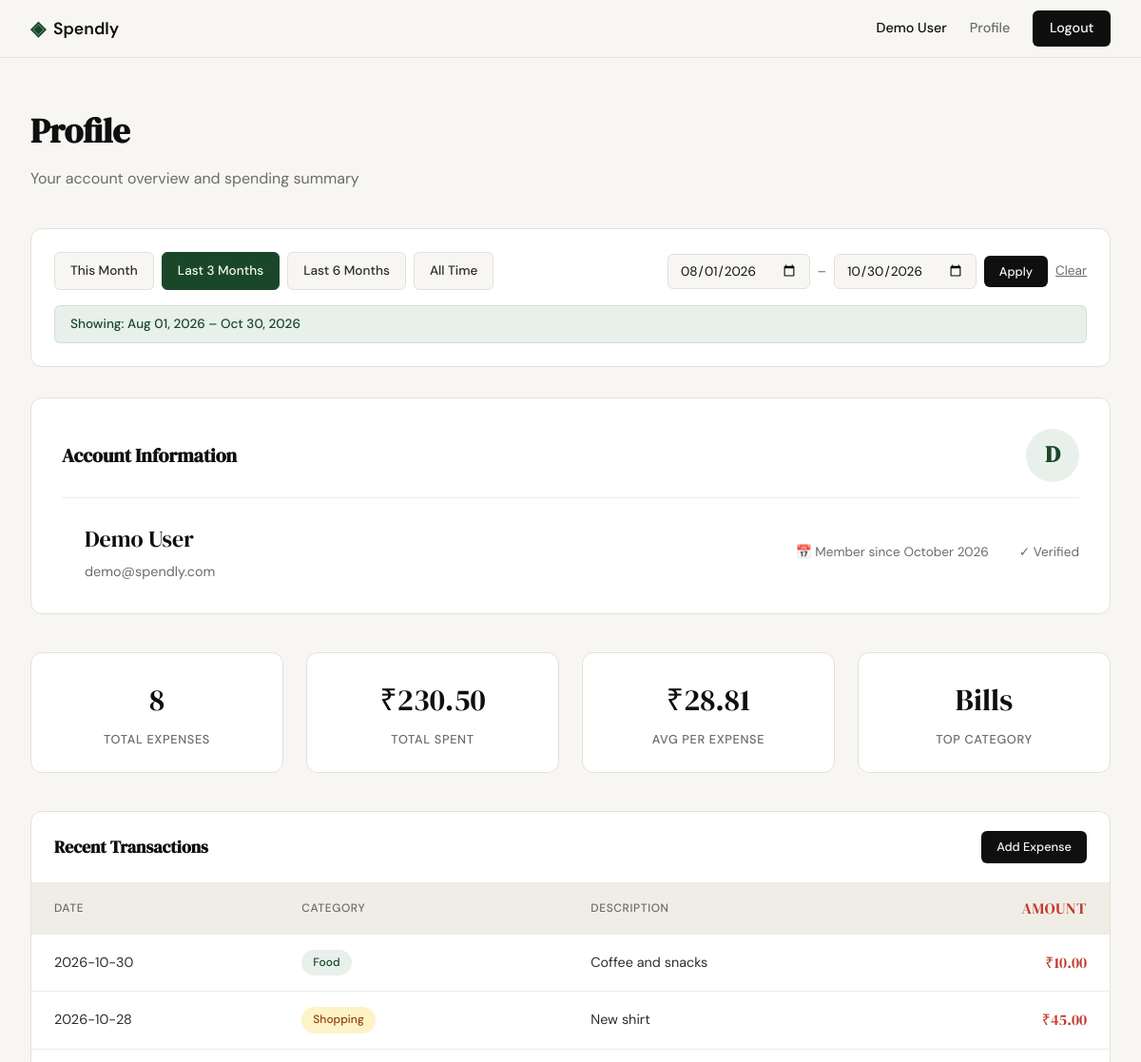
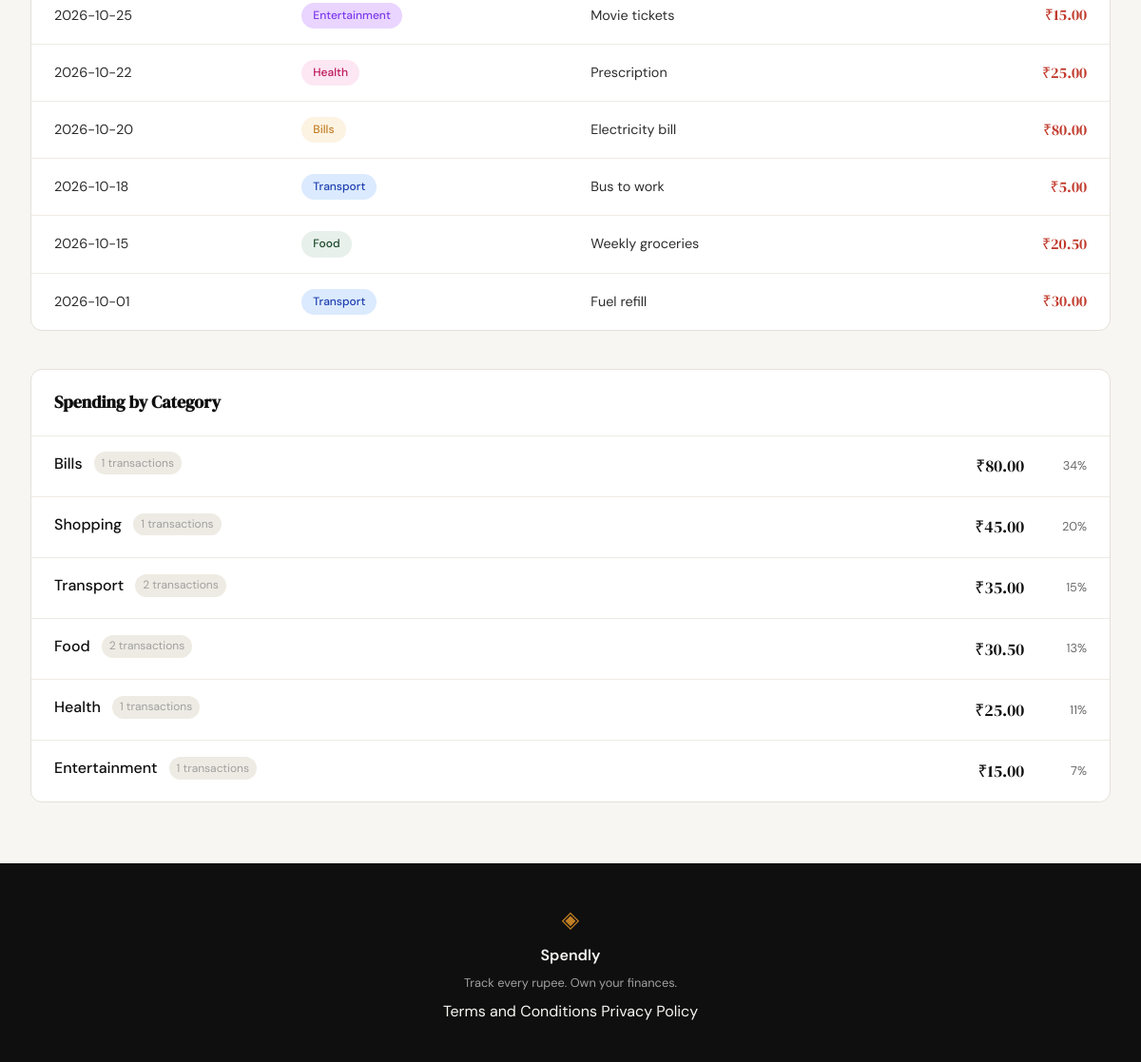
The page /profile?date_from=2026-08-01&date_to=2026-10-30 (signed in) on the database its author committed (2 pictures, top to bottom).
### tables this page shows
CREATE TABLE users (
            id INTEGER PRIMARY KEY AUTOINCREMENT,
            name TEXT NOT NULL,
            email TEXT UNIQUE NOT NULL,
            password_hash TEXT NOT NULL,
            created_at TEXT DEFAULT CURRENT_TIMESTAMP
        );

CREATE TABLE expenses (
            id INTEGER PRIMARY KEY AUTOINCREMENT,
            user_id INTEGER NOT NULL REFERENCES users(id),
            amount REAL NOT NULL,
            category TEXT NOT NULL,
            date TEXT NOT NULL,
            description TEXT,
            created_at TEXT DEFAULT CURRENT_TIMESTAMP
        );

### app.py (the view)
@app.route("/profile")
def profile():
    if not session.get("user_id"):
        flash("Please sign in to view your profile", "error")
        return redirect(url_for("login"))
    user_id = session["user_id"]
    user = get_user_profile(user_id)
    if not user:
        flash("User not found", "error")
        return redirect(url_for("logout"))
    date_from_str = request.args.get("date_from", "").strip()
    date_to_str = request.args.get("date_to", "").strip()
    date_from = None
    date_to = None
    active_preset = None
    if date_from_str:
        try:
            datetime.strptime(date_from_str, "%Y-%m-%d")
            date_from = date_from_str
        except ValueError:
            pass  # Invalid format - ignore
    if date_to_str:
        try:
            datetime.strptime(date_to_str, "%Y-%m-%d")
            date_to = date_to_str
        except ValueError:
            pass  # Invalid format - ignore
    if date_from and date_to and date_from > date_to:
        flash("Start date must be before end date.", "error")
        date_from = None
        date_to = None
    today = datetime.now().date()
    presets = {
        "this_month": {
            "label": "This Month",
            "date_from": today.replace(day=1).isoformat(),
            "date_to": today.isoformat()
        },
        "last_3_months": {
            "label": "Last 3 Months",
            "date_from": (today - timedelta(days=90)).isoformat(),
            "date_to": today.isoformat()
        },
        "last_6_months": {
            "label": "Last 6 Months",
            "date_from": (today - timedelta(days=180)).isoformat(),
            "date_to": today.isoformat()
        }
    }
    if date_from and date_to:
        for key, preset in presets.items():
            if preset["date_from"] == date_from and preset["date_to"] == date_to:
                active_preset = key
                break
    stats_raw = get_summary_stats(user_id, date_from, date_to)
    transactions = get_recent_transactions(user_id, limit=10, date_from=date_from, date_to=date_to)
    categories = get_category_breakdown(user_id, date_from, date_to)
    stats = {
        "total_expenses": stats_raw["transaction_count"],
        "total_spent": stats_raw["total_spent"],
        "avg_per_expense": round(stats_raw["avg_per_expense"], 2) if stats_raw["transaction_count"] > 0 else 0,
        "top_category": stats_raw["top_category"] or "—"
    }
    filter_display = None
    if date_from and date_to:
        try:
            from_dt = datetime.strptime(date_from, "%Y-%m-%d")
            to_dt = datetime.strptime(date_to, "%Y-%m-%d")
            filter_display = f"Showing: {from_dt.strftime('%b %d, %Y')} – {to_dt.strftime('%b %d, %Y')}"
        except Exception:
            filter_display = "Filtered"
    return render_template("profile.html",
                          user=user,
                          stats=stats,
                          transactions=transactions,
                          categories=categories,
                          date_from=date_from,
                          date_to=date_to,
                          active_preset=active_preset,
                          filter_display=filter_display,
                          presets=presets)

### database/db.py (called while the page is built)
def get_db():
    db_path = os.path.join(os.path.dirname(os.path.dirname(os.path.abspath(__file__))), "spendly.db")
    conn = sqlite3.connect(db_path)
    conn.row_factory = sqlite3.Row
    conn.execute("PRAGMA foreign_keys = ON")
    return conn

### database/queries.py (called while the page is built)
def get_user_by_id(user_id: int) -> dict | None:
    conn = get_db()
    cursor = conn.cursor()
    cursor.execute("SELECT * FROM users WHERE id = ?", (user_id,))
    user = cursor.fetchone()
    conn.close()
    if user:
        created = user["created_at"]
        try:
            dt = datetime.fromisoformat(created.replace("Z", "+00:00"))
            member_since = dt.strftime("%B %Y")
        except Exception:
            member_since = "Unknown"
        return {
            "name": user["name"],
            "email": user["email"],
            "member_since": member_since
        }
    return None

def _build_date_filter(date_from: Optional[str], date_to: Optional[str]) -> tuple[str, list]:
    if date_from and date_to:
        return "AND date BETWEEN ? AND ?", [date_from, date_to]
    return "", []

def get_recent_transactions(user_id: int, limit: int = 10, date_from: Optional[str] = None, date_to: Optional[str] = None) -> list:
    conn = get_db()
    cursor = conn.cursor()
    date_where, date_params = _build_date_filter(date_from, date_to)
    base_params = [user_id] + date_params + [limit]
    cursor.execute(f"""
        SELECT date, category, description, amount
        FROM expenses WHERE user_id = ? {date_where}
        ORDER BY date DESC, id DESC
        LIMIT ?
    """, base_params)
    transactions = [dict(row) for row in cursor.fetchall()]
    conn.close()
    return transactions

### templates/profile.html (shortened to what this page needs)
{% extends "base.html" %}
{% block content %}
<section class="profile-section">
    <header class="profile-header">
        <h1 class="profile-title">Profile</h1>
        <p class="profile-subtitle">Your account overview and spending summary</p>
    </header>
    <div class="filter-bar">
        <div class="filter-presets">
            <a href="{{ url_for('profile', date_from=presets.this_month.date_from, date_to=presets.this_month.date_to) }}"
               class="filter-preset-btn {% if active_preset == 'this_month' %}active{% endif %}">
                This Month
            </a>
            <a href="{{ url_for('profile', date_from=presets.last_3_months.date_from, date_to=presets.last_3_months.date_to) }}"
               class="filter-preset-btn {% if active_preset == 'last_3_months' %}active{% endif %}">
                Last 3 Months
            </a>
            <a href="{{ url_for('profile', date_from=presets.last_6_months.date_from, date_to=presets.last_6_months.date_to) }}"
               class="filter-preset-btn {% if active_preset == 'last_6_months' %}active{% endif %}">
                Last 6 Months
            </a>
            <a href="{{ url_for('profile') }}"
               class="filter-preset-btn {% if active_preset is none and not date_from and not date_to %}active{% endif %}">
                All Time
            </a>
        </div>
        <form class="filter-custom" method="GET" action="{{ url_for('profile') }}">
            <input type="date" id="date_from" name="date_from" value="{{ date_from or '' }}"
                   {% if date_from and not active_preset %}style="font-weight: 600;"{% endif %}>
            <span class="filter-separator">–</span>
            <input type="date" id="date_to" name="date_to" value="{{ date_to or '' }}"
                   {% if date_to and not active_preset %}style="font-weight: 600;"{% endif %}>
            <button type="submit" class="btn-primary btn-sm">Apply</button>
            {% if date_from or date_to %}
            <a href="{{ url_for('profile') }}" class="filter-clear">Clear</a>
            {% endif %}
        </form>
        {% if filter_display %}
        <div class="filter-badge">{{ filter_display }}</div>
        {% endif %}
    </div>
    <div class="profile-card">
        <div class="profile-card-header">
            <h2 class="profile-card-title">Account Information</h2>
            <div class="profile-user-avatar">
                {{ user.name[0].upper() }}
            </div>
        </div>
        <div style="display: flex; align-items: center; gap: 1.5rem; flex-wrap: wrap;">
            <div class="profile-user-info">
                <div class="profile-user-name">{{ user.name }}</div>
                <div class="profile-user-email">{{ user.email }}</div>
            </div>
            <div class="profile-user-meta">
                <span>📅 Member since {{ user.member_since }}</span>
                <span>✓ Verified</span>
            </div>
        </div>
    </div>
    <div class="stats-grid">
        <div class="stat-card">
            <div class="stat-value">{{ stats.total_expenses }}</div>
            <div class="stat-label">Total Expenses</div>
        </div>
        <div class="stat-card">
            <div class="stat-value">₹{{ "{:,.2f}".format(stats.total_spent) }}</div>
            <div class="stat-label">Total Spent</div>
        </div>
        <div class="stat-card">
            <div class="stat-value">₹{{ "{:,.2f}".format(stats.avg_per_expense) }}</div>
            <div class="stat-label">Avg per Expense</div>
        </div>
        <div class="stat-card">
            <div class="stat-value">{{ stats.top_category }}</div>
            <div class="stat-label">Top Category</div>
        </div>
    </div>
    <div class="table-section">
        <div class="table-section-header">
            <h3 class="table-section-title">Recent Transactions</h3>
            <a href="{{ url_for('add_expense') }}" class="btn-primary" style="font-size: 0.8rem; padding: 0.4rem 1rem;">Add Expense</a>
        </div>
        {% if transactions %}
        <table class="transactions-table">
            <thead>
                <tr>
                    <th>Date</th>
                    <th>Category</th>
                    <th>Description</th>
                    <th class="amount">Amount</th>
                </tr>
            </thead>
            <tbody>
                {% for txn in transactions %}
                <tr>
                    <td>{{ txn.date }}</td>
                    <td>
                        <span class="category-badge category-badge-{{ txn.category.lower() }}">
                            {{ txn.category }}
                        </span>
                    </td>
                    <td>{{ txn.description }}</td>
                    <td class="amount">₹{{ "{:,.2f}".format(txn.amount) }}</td>
                </tr>
                {% endfor %}
            </tbody>
        </table>
        {% else %}
        <div class="empty-state">
            <div class="empty-state-icon">📝</div>
            <p>No transactions yet. <a href="{{ url_for('add_expense') }}" style="color: var(--accent);">Add your first expense</a></p>
        </div>
        {% endif %}
    </div>
    <div class="category-section">
        <div class="table-section-header">
            <h3 class="table-section-title">Spending by Category</h3>
        </div>
        <div class="category-list">
            {% for cat in categories %}
            <div class="category-item">
                <div class="category-item-info">
                    <div class="category-item-header">
                        <span class="category-item-name">{{ cat.category }}</span>
                        <span class="category-item-count">{{ cat.count }} transactions</span>
                    </div>
                </div>
                <div class="category-item-amount">₹{{ "{:,.2f}".format(cat.amount) }}</div>
                <div class="category-item-percentage">{{ cat.percentage }}%</div>
            </div>
            {% endfor %}
        </div>
    </div>
</section>
{% endblock %}

### templates/base.html (shortened to what this page needs)
<!DOCTYPE html>
<html lang="en">
<head>
    <link rel="stylesheet" href="{{ url_for('static', filename='css/style.css') }}">
</head>
<body>
    <nav class="navbar">
        <div class="nav-inner">
            <a href="{{ url_for('landing') }}" class="nav-brand">
                <span class="brand-icon">◈</span>
                <span class="brand-name">Spendly</span>
            </a>
            <div class="nav-links">
                {% if session.user_id %}
                    <span class="nav-user">{{ session.user_name }}</span>
                    <a href="{{ url_for('profile') }}">Profile</a>
                    <a href="{{ url_for('logout') }}" class="nav-cta">Logout</a>
                {% else %}
                    <a href="{{ url_for('login') }}">Sign in</a>
                    <a href="{{ url_for('register') }}" class="nav-cta">Get started</a>
                {% endif %}
            </div>
        </div>
    </nav>
    <main class="main-content">
        {% block content %}{% endblock %}
    </main>
    <footer class="footer">
        <div class="footer-inner">
            <span class="brand-icon">◈</span>
            <span class="footer-name">Spendly</span>
            <p class="footer-copy">Track every rupee. Own your finances.</p>
            <div class="footer-links">
                <a href="{{ url_for('terms') }}">Terms and Conditions</a>
                <a href="{{ url_for('privacy') }}">Privacy Policy</a>
            </div>
        </div>
    </footer>
</body>
</html>

### rows shown on the page
users: user_name "Demo User", name "D", name "Demo User", email "demo@spendly.com"
expenses: top_category "Bills", date "2026-10-20", category "Bills", description "Electricity bill", amount "80.00", count "1", percentage "34"
expenses: date "2026-10-30", category "Food", description "Coffee and snacks", amount "10.00"
expenses: date "2026-10-28", category "Shopping", description "New shirt", amount "45.00", count "1", percentage "20"
expenses: date "2026-10-25", category "Entertainment", description "Movie tickets", amount "15.00", count "1", percentage "7"
expenses: date "2026-10-22", category "Health", description "Prescription", amount "25.00", count "1", percentage "11"
expenses: date "2026-10-18", category "Transport", description "Bus to work", amount "5.00"
expenses: date "2026-10-15", category "Food", description "Weekly groceries", amount "20.50"
expenses: date "2026-10-01", category "Transport", description "Fuel refill", amount "30.00"

### other values the page prints
{{ filter_display }} "Showing: Aug 01, 2026 – Oct 30, 2026"
{{ user.member_since }} "October 2026"
{{ stats.total_expenses }} "8"
{{ "{:,.2f}".format(stats.total_spent) }} "230.50"
{{ "{:,.2f}".format(stats.avg_per_expense) }} "28.81"
{{ cat.category }} "Transport" "Food"
{{ cat.count }} "2" "2"
{{ "{:,.2f}".format(cat.amount) }} "35.00" "30.50"
{{ cat.percentage }} "15" "13"
